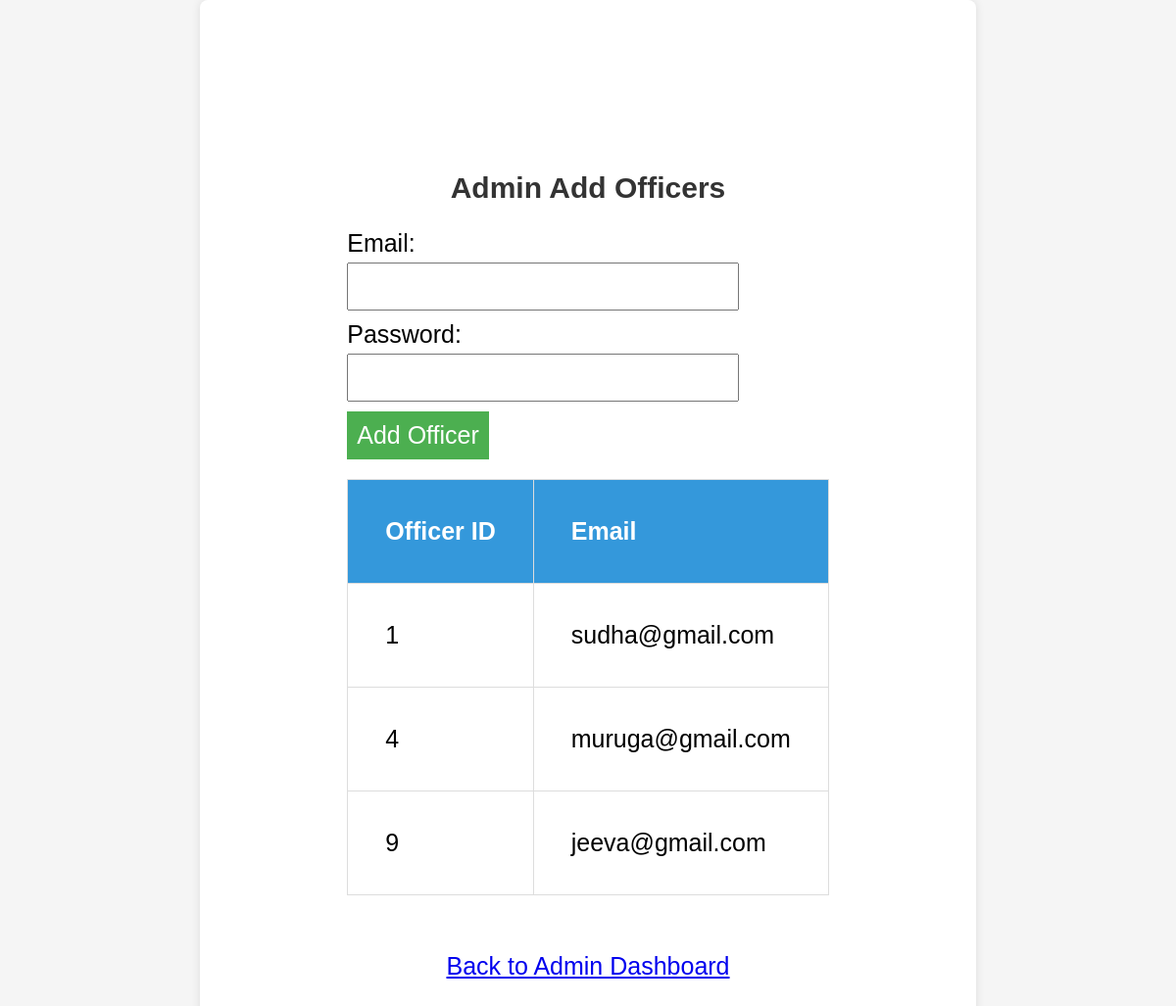
/add_officers.php, run on the app's committed database.
### tables this page shows
CREATE TABLE `officers` (
  `officer_id` int(11) NOT NULL,
  `email` varchar(255) NOT NULL,
  `password` varchar(255) NOT NULL,
  `created_at` timestamp NOT NULL DEFAULT current_timestamp(),
  `updated_at` timestamp NOT NULL DEFAULT current_timestamp() ON UPDATE current_timestamp()
);

### add_officers.php (the view, shortened to what this page needs)
<!DOCTYPE html>
<html lang="en">
<head>
</head>
<body>
    <div class="container">
        <h2>Admin Add Officers</h2>
        <?php
        require_once "connect_db.php";
        ?>
        <form method="post" action="<?php echo htmlspecialchars($_SERVER["PHP_SELF"]); ?>">
            <label for="officer_email">Email:</label>
            <input type="email" name="officer_email" required><br>
            <label for="officer_password">Password:</label>
            <input type="password" name="officer_password" required><br>
            <button type="submit">Add Officer</button>
        </form>
        <?php
        $officer_query = "SELECT * FROM officers";
        $officer_result = mysqli_query($conn, $officer_query);
        if ($officer_result && mysqli_num_rows($officer_result) > 0) {
            echo "<table>";
            echo "<tr><th>Officer ID</th><th>Email</th></tr>";
            while ($row = mysqli_fetch_assoc($officer_result)) {
                echo "<tr>";
                echo "<td>{$row['officer_id']}</td>";
                echo "<td>{$row['email']}</td>";
                echo "</tr>";
            }
            echo "</table>";
        } else {
            echo "<p class='error-message'>No officers found.</p>";
        }
        ?>
        <br>
        <br>
        <a href="admin_dashboard.php">Back to Admin Dashboard</a>
    </div>
</body>
</html>

### add_officers.php (style rules this page uses)
body { font-family: 'Arial', sans-serif; background-color: #f5f5f5; margin: 0; display: flex; align-items: center; justify-content: center; min-height: 100vh; font-size:25px; }
.container { text-align: center; padding: 150px; background-color: #fff; border-radius: 8px; box-shadow: 0 0 10px rgba(0, 0, 0, 0.1); font-size:25px; }
h2 { color: #333; font-size: 30px; }
form { max-width: 400px; margin: 20px 0; font-size:25px; text-align:left; }
label { display: block; margin-bottom: 5px; font-size:25px; }
input { width: 100%; padding: 8px; margin-bottom: 10px; box-sizing: border-box; font-size:25px; }
button { padding: 10px; background-color: #4CAF50; color: #fff; border: none; cursor: pointer; font-size:25px; }
table { width: 100%; border-collapse: collapse; margin-top: 20px; height: 50%; }
th, td { border: 1px solid #ddd; padding: 38px; text-align: left; font-size:25px; }
th { background-color: #3498db; color: #fff; font-size:25px; }

### data on the page
officers: officer_id "1", email "sudha@gmail.com"
officers: officer_id "4", email "muruga@gmail.com"
officers: officer_id "9", email "jeeva@gmail.com"
